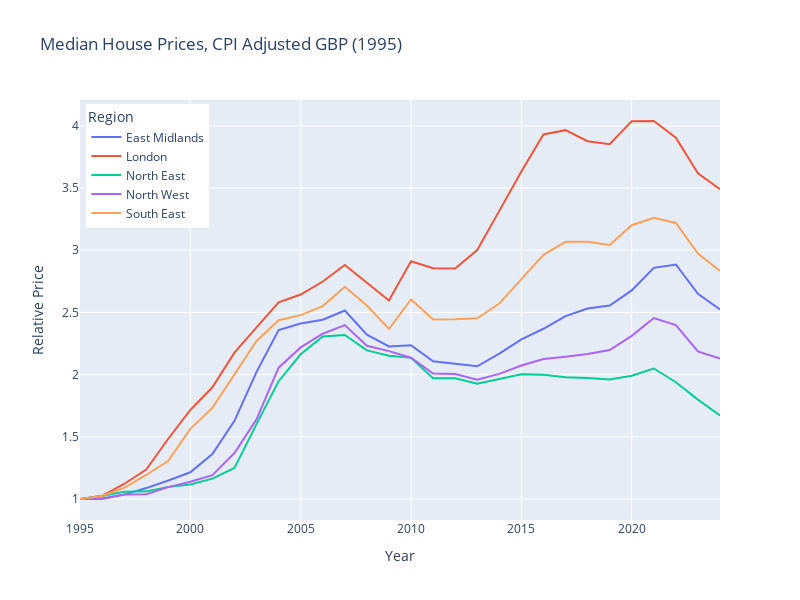

This figure's notebook cell:
### Code cell
df_median_screened = df_median.transpose().drop(['East of England','Yorkshire and the Humber','South West','West Midlands','Wales'],axis=1)

gbp_cpi = (
    fred.Fred_Pull('GBRCPIALLMINMEI',
                   '899901ba06f09b9961a73113b1834a15').index(1995)
                   .resample('YE').mean()
                   .assign(year=lambda df: df.index.year).set_index('year')
)

import plotly.express as px
fig = px.line(df_median_screened.mul(gbp_cpi.values,axis=1)
              .apply(lambda x: x/x.iloc[0],axis=0),
              labels={
                  'index':'Year',
                  'value':'Relative Price'
              },
              width=800, height=600,
              title='Median House Prices, CPI Adjusted GBP (1995)')

fig.update_layout(legend=dict(
    title='Region',
    yanchor="top",
    y=0.99,
    xanchor="left",
    x=0.01
))

fig.show()

### Figure 1 — Plotly figure (JSON) as saved in the notebook; plotly's stock layout.template omitted (floating-point values rounded to 4 significant figures)
{"data": [{"hovertemplate": "variable=East Midlands<br>Year=%{x}<br>Relative Price=%{y}<extra></extra>", "legendgroup": "East Midlands", "line": {"color": "#636efa", "dash": "solid"}, "marker": {"symbol": "circle"}, "mode": "lines", "name": "East Midlands", "orientation": "v", "showlegend": true, "type": "scatter", "x": [1995, 1996, 1997, 1998, 1999, 2000, 2001, 2002, 2003, 2004, 2005, 2006, 2007, 2008, 2009, 2010, 2011, 2012, 2013, 2014, 2015, 2016, 2017, 2018, 2019, 2020, 2021, 2022, 2023, 2024], "xaxis": "x", "y": [1, 1.005, 1.035, 1.088, 1.149, 1.215, 1.362, 1.629, 2.022, 2.358, 2.41, 2.442, 2.515, 2.321, 2.226, 2.236, 2.107, 2.084, 2.067, 2.168, 2.284, 2.369, 2.471, 2.532, 2.555, 2.677, 2.859, 2.885, 2.649, 2.524], "yaxis": "y"}, {"hovertemplate": "variable=London<br>Year=%{x}<br>Relative Price=%{y}<extra></extra>", "legendgroup": "London", "line": {"color": "#EF553B", "dash": "solid"}, "marker": {"symbol": "circle"}, "mode": "lines", "name": "London", "orientation": "v", "showlegend": true, "type": "scatter", "x": [1995, 1996, 1997, 1998, 1999, 2000, 2001, 2002, 2003, 2004, 2005, 2006, 2007, 2008, 2009, 2010, 2011, 2012, 2013, 2014, 2015, 2016, 2017, 2018, 2019, 2020, 2021, 2022, 2023, 2024], "xaxis": "x", "y": [1, 1.026, 1.121, 1.236, 1.484, 1.716, 1.898, 2.177, 2.379, 2.581, 2.644, 2.749, 2.882, 2.742, 2.595, 2.912, 2.856, 2.852, 3.002, 3.316, 3.633, 3.931, 3.965, 3.876, 3.852, 4.037, 4.039, 3.905, 3.619, 3.49], "yaxis": "y"}, {"hovertemplate": "variable=North East<br>Year=%{x}<br>Relative Price=%{y}<extra></extra>", "legendgroup": "North East", "line": {"color": "#00cc96", "dash": "solid"}, "marker": {"symbol": "circle"}, "mode": "lines", "name": "North East", "orientation": "v", "showlegend": true, "type": "scatter", "x": [1995, 1996, 1997, 1998, 1999, 2000, 2001, 2002, 2003, 2004, 2005, 2006, 2007, 2008, 2009, 2010, 2011, 2012, 2013, 2014, 2015, 2016, 2017, 2018, 2019, 2020, 2021, 2022, 2023, 2024], "xaxis": "x", "y": [1, 1.024, 1.058, 1.061, 1.097, 1.117, 1.163, 1.25, 1.602, 1.946, 2.163, 2.307, 2.319, 2.195, 2.152, 2.135, 1.971, 1.971, 1.927, 1.963, 2.003, 1.998, 1.979, 1.973, 1.96, 1.992, 2.049, 1.939, 1.799, 1.671], "yaxis": "y"}, {"hovertemplate": "variable=North West<br>Year=%{x}<br>Relative Price=%{y}<extra></extra>", "legendgroup": "North West", "line": {"color": "#ab63fa", "dash": "solid"}, "marker": {"symbol": "circle"}, "mode": "lines", "name": "North West", "orientation": "v", "showlegend": true, "type": "scatter", "x": [1995, 1996, 1997, 1998, 1999, 2000, 2001, 2002, 2003, 2004, 2005, 2006, 2007, 2008, 2009, 2010, 2011, 2012, 2013, 2014, 2015, 2016, 2017, 2018, 2019, 2020, 2021, 2022, 2023, 2024], "xaxis": "x", "y": [1, 1.001, 1.036, 1.038, 1.096, 1.139, 1.192, 1.369, 1.64, 2.056, 2.219, 2.328, 2.399, 2.231, 2.189, 2.136, 2.009, 2.005, 1.96, 2.006, 2.073, 2.125, 2.144, 2.166, 2.197, 2.312, 2.455, 2.399, 2.187, 2.13], "yaxis": "y"}, {"hovertemplate": "variable=South East<br>Year=%{x}<br>Relative Price=%{y}<extra></extra>", "legendgroup": "South East", "line": {"color": "#FFA15A", "dash": "solid"}, "marker": {"symbol": "circle"}, "mode": "lines", "name": "South East", "orientation": "v", "showlegend": true, "type": "scatter", "x": [1995, 1996, 1997, 1998, 1999, 2000, 2001, 2002, 2003, 2004, 2005, 2006, 2007, 2008, 2009, 2010, 2011, 2012, 2013, 2014, 2015, 2016, 2017, 2018, 2019, 2020, 2021, 2022, 2023, 2024], "xaxis": "x", "y": [1, 1.025, 1.09, 1.193, 1.307, 1.564, 1.733, 2.005, 2.271, 2.438, 2.478, 2.551, 2.706, 2.556, 2.366, 2.605, 2.442, 2.445, 2.453, 2.571, 2.768, 2.963, 3.068, 3.069, 3.043, 3.201, 3.261, 3.219, 2.973, 2.833], "yaxis": "y"}], "layout": {"height": 600, "legend": {"title": {"text": "Region"}, "tracegroupgap": 0, "x": 0.01, "xanchor": "left", "y": 0.99, "yanchor": "top"}, "title": {"text": "Median House Prices, CPI Adjusted GBP (1995)"}, "width": 800, "xaxis": {"anchor": "y", "domain": [0, 1], "title": {"text": "Year"}}, "yaxis": {"anchor": "x", "domain": [0, 1], "title": {"text": "Relative Price"}}}}
